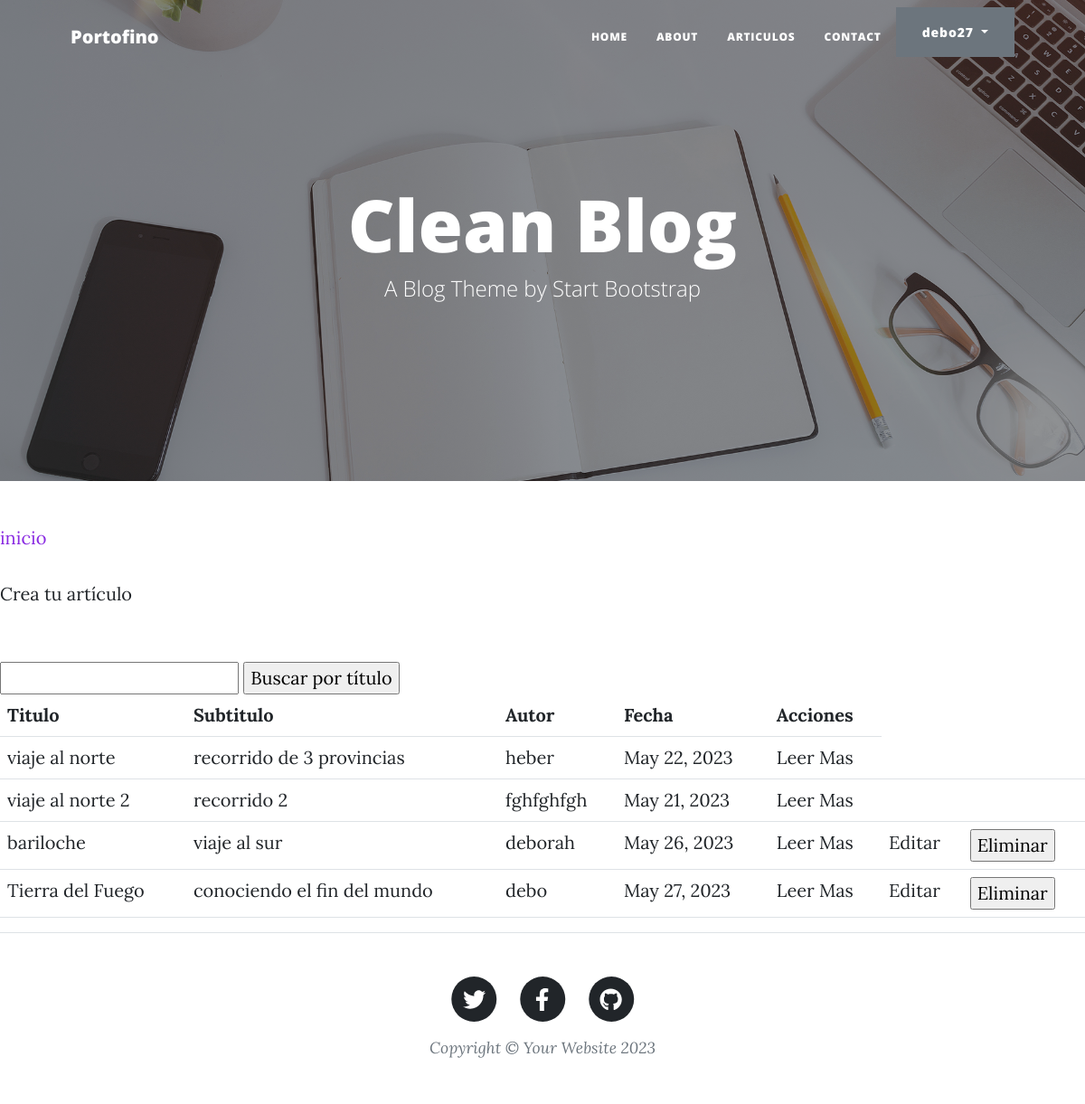
Page /AppBlog/pages/ (signed in) on the committed database.
### AppBlog/models.py (models this page shows)
class Articulo(models.Model):
    titulo = models.CharField(max_length=64)
    subtitulo= models.CharField(max_length=150)
    cuerpo= models.TextField()
    Autor = models.CharField(max_length=64)
    fecha= models.DateField(null=True)
    creador = models.ForeignKey(User, on_delete=models.SET_NULL, null=True)

### AppBlog/views.py (the view)
# urls.py: path('pages/', views.ListaDeArticulos, name="ListaArticulos"),
def ListaDeArticulos(request):
    contexto = {
        "articulos": Articulo.objects.all(),
    }
    http_response = render(
        request=request,
        template_name='AppBlog/pages.html',
        context=contexto,
    )
    return http_response

### AppBlog/templates/AppBlog/pages.html (shortened to what this page needs)
{% extends "AppBlog/padre.html" %}
{% load static %}
{% block contenidoQueCambia %}
<section>
    <div>
        <p style="color:blueviolet"> inicio </p>
        <a href="{% url 'crear-articulo' %}">Crea tu artículo</a>
        <br>
        <br><br>
        <form action="{% url 'buscar_articulo' %}" method="post">
        <input type="text" name="busqueda">
        <input type="submit" value="Buscar por título">
        </form>
        <table class="table">
            <tbody>
              <tr>
                <th>Titulo</th>
                <th>Subtitulo</th>
                <th>Autor</th>
                <th>Fecha</th>
                <th>Acciones</th>
              </tr>
              {% for articulo in articulos %}
              <tr>
                <td>{{ articulo.titulo }}</td>
                <td>{{ articulo.subtitulo }}</td>
                <td>{{ articulo.Autor }}</td>
                <td>{{ articulo.fecha }}</td>
                <td>
                    <a href="{% url 'articulo' articulo.id %}">Leer Mas</a>
                </td>
                <td>
                  {% if user == articulo.creador %}
                    <a href="{% url 'editar_articulo' articulo.id %}">Editar</a>
                  {% endif %}
                </td>
                <td>
                    {% if user == articulo.creador %}
                    <form action="{% url 'eliminar_articulo' articulo.id %}" method="post">
                      <input type="submit" value="Eliminar">
                    </form>
                    {% endif %}
                </td>
              </tr>
              {% endfor %}
            </tbody>
          </table>
    </div>
</section>
{% endblock %}

### AppBlog/templates/AppBlog/padre.html (shortened to what this page needs)
{% load static %}
<!DOCTYPE html>
<html lang="en">
    <head>
        {% load static %}
        <link href="{% static 'css/styles.css' %}" rel="stylesheet" />
    </head>
    <body>
        <nav class="navbar navbar-expand-lg navbar-light" id="mainNav">
            <div class="container px-4 px-lg-5">
                <a class="navbar-brand" href="{% url 'home' %}">Portofino</a>
                <div class="collapse navbar-collapse" id="navbarResponsive">
                    <ul class="navbar-nav ms-auto py-4 py-lg-0">
                        <li class="nav-item"><a class="nav-link px-lg-3 py-3 py-lg-4" href="{% url 'home' %}">Home</a></li>
                        <li class="nav-item"><a class="nav-link px-lg-3 py-3 py-lg-4" href="{% url 'about' %}">About</a></li>
                        <li class="nav-item"><a class="nav-link px-lg-3 py-3 py-lg-4" href="{% url 'ListaArticulos' %}">Articulos</a></li>
                        <li class="nav-item"><a class="nav-link px-lg-3 py-3 py-lg-4" href="contact.html">Contact</a></li>
                        {% if user.is_authenticated %}
                        <div class="dropdown">
                            <button class="btn btn-secondary dropdown-toggle" type="button" id="dropdownMenuButton1" data-bs-toggle="dropdown" aria-expanded="false">
                                <div style="display: inline-flex;">
                                    <span>{{ user.username }}</span>
                                </div>
                            </button>
                            </div>
                        </div>
                        {% else %}
                        <li class="nav-item"><a type="button" class="btn btn-dark" href="{% url 'login' %}">Iniciar Sesion</a></li>
                        <li class="nav-item"><a type="button" class="btn btn-primary" href="{% url 'registro' %}">Registrarme</a></li>
                        {% endif %}
                </div>
        </nav>
        <header class="masthead" style="background-image: url('assets/img/home-bg.jpg')">
            <div class="container position-relative px-4 px-lg-5">
                <div class="row gx-4 gx-lg-5 justify-content-center">
                    <div class="col-md-10 col-lg-8 col-xl-7">
                        <div class="site-heading">
                            <h1>Clean Blog</h1>
                            <span class="subheading">A Blog Theme by Start Bootstrap</span>
                        </div>
                    </div>
                </div>
            </div>
        </header>
        {% block contenidoQueCambia %}
        {% endblock %}
        <footer class="border-top">
            <div class="container px-4 px-lg-5">
                <div class="row gx-4 gx-lg-5 justify-content-center">
                    <div class="col-md-10 col-lg-8 col-xl-7">
                        <ul class="list-inline text-center">
                            <li class="list-inline-item">
                                <a href="#!">
                                    <span class="fa-stack fa-lg">
                                        <i class="fas fa-circle fa-stack-2x"></i>
                                        <i class="fab fa-twitter fa-stack-1x fa-inverse"></i>
                                    </span>
                                </a>
                            </li>
                            <li class="list-inline-item">
                                <a href="#!">
                                    <span class="fa-stack fa-lg">
                                        <i class="fas fa-circle fa-stack-2x"></i>
                                        <i class="fab fa-facebook-f fa-stack-1x fa-inverse"></i>
                                    </span>
                                </a>
                            </li>
                            <li class="list-inline-item">
                                <a href="#!">
                                    <span class="fa-stack fa-lg">
                                        <i class="fas fa-circle fa-stack-2x"></i>
                                        <i class="fab fa-github fa-stack-1x fa-inverse"></i>
                                    </span>
                                </a>
                            </li>
                        </ul>
                        <div class="small text-center text-muted fst-italic">Copyright &copy; Your Website 2023</div>
                    </div>
                </div>
            </div>
        </footer>
    </body>
</html>

### rows in the picture
Articulo: titulo "viaje al norte", subtitulo "recorrido de 3 provincias", Autor "heber", fecha "May 22, 2023"
Articulo: titulo "viaje al norte 2", subtitulo "recorrido 2", Autor "fghfghfgh", fecha "May 21, 2023"
Articulo: titulo "bariloche", subtitulo "viaje al sur", Autor "deborah", fecha "May 26, 2023", shows "Editar"
Articulo: titulo "Tierra del Fuego", subtitulo "conociendo el fin del mundo", Autor "debo", fecha "May 27, 2023", shows "Editar"

### other values in the picture
{{ user.username }} "debo27"
